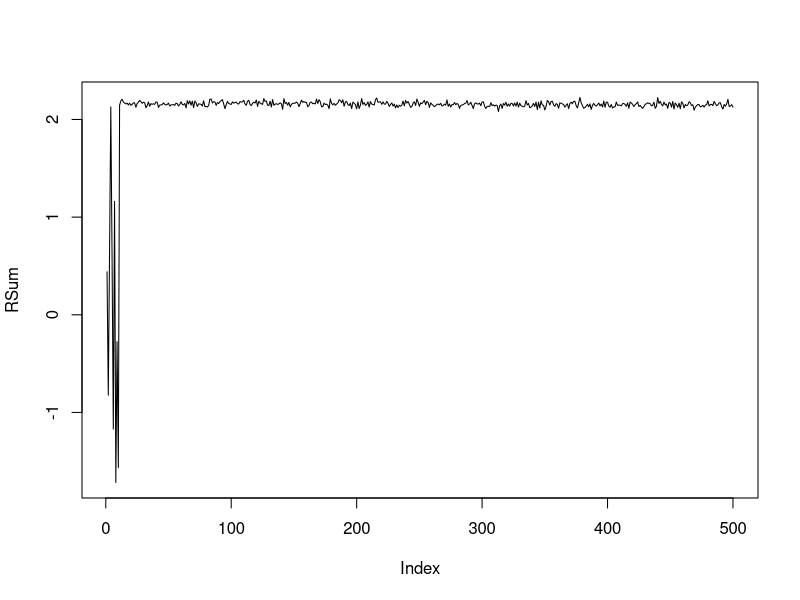

Source code (R): (Note: this script raises an error after producing the figure.)
library(ggplot2)

# Making a comment change to see if it commits to github
# Adding another line of comment

TotExp <- 2000
TotSteps <- 500
eps <- 0
q_star <- rnorm(10,0,1)
# Q stores the current estimate of the reward. So Q[2,5] is the estimated reward for selecting action 5 'before' 2 steps
Q <- matrix(nrow=TotSteps+1, ncol=10)
# We initialize Q values with 50 for step 0. A sufficiently large number so that all states are explored at least once
Q[1,] <- rep(5, times=10)

# N stores the number of times each state has been visited. This helps in updating the expected reward value
N <- rep(0,times=10)

# A would store the steps taken
A <- rep(0, times=TotSteps)

# R is the realized reward matrix. Each row represents the new experiment, where each column represents the step
R <- matrix(nrow=TotExp, ncol=TotSteps)

for (Exp in 1:TotExp) {

  for (step in 1:TotSteps) {
    # A[step] is the action that would be taken at this step
    Prob <- runif(1,0,1)
    if (Prob < eps) {
      A[step] <- floor(runif(1,1,11))
    } else {
      A[step] <- max(which(Q[step,]==max(Q[step,])))
    }
    R[Exp, step] <- q_star[A[step]] + rnorm(1,0,1)
    N[A[step]] <- N[A[step]]+1
    for (i in 1:10) {
      if (i == A[step]) {
        Q[step+1,A[step]] <- (Q[step,A[step]]*N[A[step]] + R[Exp, step])/(1+N[A[step]])
      } else {
        Q[step+1,i] <- Q[step,i]
      }
    }
  }
}
RSum <- apply(R,MARGIN=2,mean)
q_star

plot(RSum, type='n')
lines(RSum)
mean(RSum[200:500])
RSum0 <- RSum

ToPlot <- as.data.frame(cbind(RSum0, RSum001, RSum01, RSum03))
ToPlot$x <- as.numeric(rownames(ToPlot))
ggplot(data = ToPlot, aes(x=x, y=RSum0, color='black')) + geom_line()  + geom_line(data=ToPlot, aes(x=x, y=RSum001, color='red')) + geom_line(data=ToPlot, aes(x=x, y=RSum01, color='blue')) + geom_line(data=ToPlot, aes(x=x, y=RSum03, color='green'))
